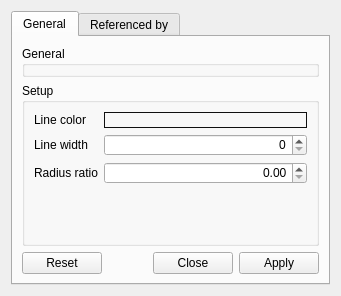
<?xml version="1.0" encoding="UTF-8"?>
<ui version="4.0">
 <class>FreezedAtomsSetupDesigner</class>
 <widget class="QWidget" name="FreezedAtomsSetupDesigner">
  <property name="geometry">
   <rect>
    <x>0</x>
    <y>0</y>
    <width>341</width>
    <height>296</height>
   </rect>
  </property>
  <property name="windowTitle">
   <string>Freezed Atoms Setup</string>
  </property>
  <layout class="QVBoxLayout" name="_2">
   <item>
    <widget class="QTabWidget" name="tabWidget">
     <property name="currentIndex">
      <number>0</number>
     </property>
     <widget class="QWidget" name="generalTab">
      <attribute name="title">
       <string>General</string>
      </attribute>
      <layout class="QVBoxLayout" name="_3">
       <item>
        <widget class="QGroupBox" name="generalGB">
         <property name="sizePolicy">
          <sizepolicy hsizetype="Preferred" vsizetype="Fixed">
           <horstretch>0</horstretch>
           <verstretch>0</verstretch>
          </sizepolicy>
         </property>
         <property name="styleSheet">
          <string notr="true">QPushButton {
	border: 1px solid #101010;
}</string>
         </property>
         <property name="title">
          <string>General</string>
         </property>
        </widget>
       </item>
       <item>
        <widget class="QGroupBox" name="groupBox_3">
         <property name="styleSheet">
          <string notr="true">QPushButton {
	border: 1px solid #101010;
	border-radius: 0px;
}</string>
         </property>
         <property name="title">
          <string>Setup</string>
         </property>
         <layout class="QGridLayout">
          <item row="0" column="0">
           <widget class="QLabel" name="label">
            <property name="text">
             <string>Line color</string>
            </property>
           </widget>
          </item>
          <item row="0" column="1">
           <widget class="QColorPushButton" name="colorTB">
            <property name="sizePolicy">
             <sizepolicy hsizetype="Expanding" vsizetype="Fixed">
              <horstretch>0</horstretch>
              <verstretch>0</verstretch>
             </sizepolicy>
            </property>
            <property name="text">
             <string/>
            </property>
           </widget>
          </item>
          <item row="1" column="0">
           <widget class="QLabel" name="label_4">
            <property name="text">
             <string>Line width</string>
            </property>
           </widget>
          </item>
          <item row="1" column="1">
           <widget class="QSpinBox" name="widthSB">
            <property name="sizePolicy">
             <sizepolicy hsizetype="Expanding" vsizetype="Fixed">
              <horstretch>0</horstretch>
              <verstretch>0</verstretch>
             </sizepolicy>
            </property>
            <property name="layoutDirection">
             <enum>Qt::LeftToRight</enum>
            </property>
            <property name="alignment">
             <set>Qt::AlignRight|Qt::AlignTrailing|Qt::AlignVCenter</set>
            </property>
           </widget>
          </item>
          <item row="2" column="0">
           <widget class="QLabel" name="label_5">
            <property name="text">
             <string>Radius ratio</string>
            </property>
           </widget>
          </item>
          <item row="2" column="1">
           <widget class="QQuantitySpinBox" name="ratioSB">
            <property name="sizePolicy">
             <sizepolicy hsizetype="Expanding" vsizetype="Fixed">
              <horstretch>0</horstretch>
              <verstretch>0</verstretch>
             </sizepolicy>
            </property>
            <property name="alignment">
             <set>Qt::AlignRight|Qt::AlignTrailing|Qt::AlignVCenter</set>
            </property>
            <property name="decimals">
             <number>2</number>
            </property>
            <property name="singleStep">
             <double>0.050000000000000</double>
            </property>
           </widget>
          </item>
          <item row="3" column="0" colspan="2">
           <spacer name="verticalSpacer">
            <property name="orientation">
             <enum>Qt::Vertical</enum>
            </property>
            <property name="sizeHint" stdset="0">
             <size>
              <width>20</width>
              <height>40</height>
             </size>
            </property>
           </spacer>
          </item>
         </layout>
        </widget>
       </item>
       <item>
        <widget class="QDialogButtonBox" name="buttonBox">
         <property name="standardButtons">
          <set>QDialogButtonBox::Apply|QDialogButtonBox::Close|QDialogButtonBox::Reset</set>
         </property>
        </widget>
       </item>
      </layout>
     </widget>
     <widget class="QWidget" name="refByTab">
      <attribute name="title">
       <string>Referenced by</string>
      </attribute>
     </widget>
    </widget>
   </item>
  </layout>
 </widget>
 <customwidgets>
  <customwidget>
   <class>QQuantitySpinBox</class>
   <extends>QDoubleSpinBox</extends>
   <header location="global">QuantitySpinBox.hpp</header>
  </customwidget>
  <customwidget>
   <class>QColorPushButton</class>
   <extends>QPushButton</extends>
   <header location="global">ColorPushButton.hpp</header>
  </customwidget>
 </customwidgets>
 <resources/>
 <connections/>
</ui>
